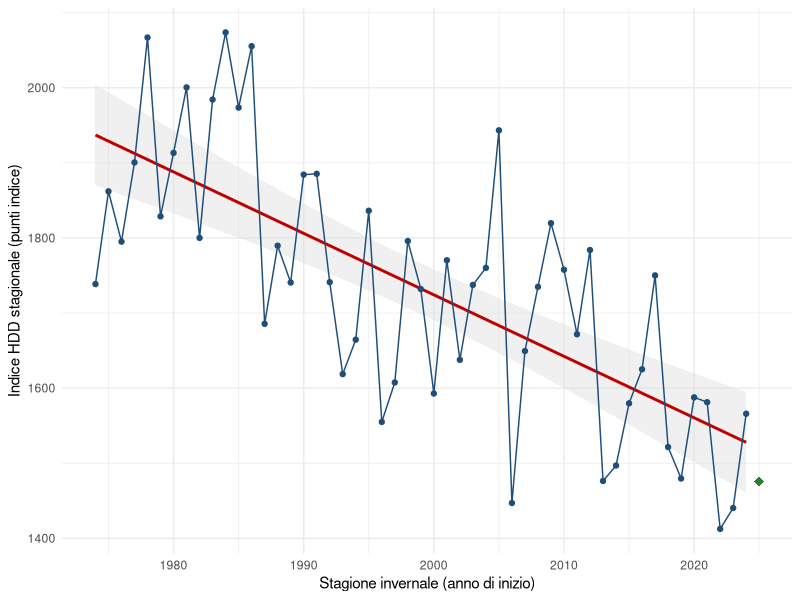

Reproduce this figure in R.
# 02 - Costruzione dell'indice HDD stagionale e analisi del trend
#
# Input:  risultati/temperatura_giornaliera.csv (prodotto dallo script 01)
# Output: risultati/indice_hdd.csv          (tutte le 52 stagioni)
#         risultati/indice_hdd_stima.csv    (51 stagioni, con serie senza trend)
#         risultati/livello_trend.csv       (livello previsto per il 2025/26 e suo errore)
#         risultati/02_indice_trend.txt
#         grafici/figura9_indice_hdd.png

# directory di lavoro: la cartella codice_R (vedi LEGGIMI)
library(ggplot2)

dati <- read.csv("risultati/temperatura_giornaliera.csv")
dati$date <- as.Date(dati$date)
anno <- as.numeric(format(dati$date, "%Y"))
mese <- as.numeric(format(dati$date, "%m"))

# gradi giorno di riscaldamento: di quanto la temperatura resta sotto i 18 gradi
dati$HDD <- pmax(18 - dati$DAT, 0)

# stagione invernale: novembre e dicembre appartengono alla stagione che inizia
# in quell'anno, gennaio-marzo alla stagione iniziata l'anno precedente
dati$stagione <- NA
dati$stagione[mese >= 11] <- anno[mese >= 11]
dati$stagione[mese <= 3] <- anno[mese <= 3] - 1
inverno <- subset(dati, !is.na(stagione))

# indice stagionale: somma degli HDD dal 1 novembre al 31 marzo
indice <- aggregate(HDD ~ stagione, data = inverno, FUN = sum)
conta_giorni <- aggregate(HDD ~ stagione, data = inverno, FUN = length)
indice$giorni <- conta_giorni$HDD

# tengo solo le stagioni complete (151 giorni, 152 negli anni bisestili):
# restano escluse la stagione 1973/74 (mancano novembre e dicembre 1973)
indice <- subset(indice, giorni >= 151)
write.csv(indice, "risultati/indice_hdd.csv", row.names = FALSE)

# 51 stagioni per la stima, la stagione 2025/26 per la verifica
stima <- subset(indice, stagione <= 2024)
verifica <- subset(indice, stagione == 2025)

# trend lineare dell'indice: t = 1 per la stagione 1974/75
stima$t <- stima$stagione - 1973
trend <- lm(HDD ~ t, data = stima)

# controllo: aggiungo un termine quadratico per vedere se il trend accelera
trend_quadratico <- lm(HDD ~ t + I(t^2), data = stima)

# controllo: autocorrelazione dei residui (le stagioni dovrebbero essere indipendenti)
autocorrelazione_residui <- acf(residuals(trend), lag.max = 1, plot = FALSE)$acf[2]

# livello previsto dalla retta per la stagione da valutare (2025/26, t = 52)
# e suo errore standard: misura quanto e incerta la posizione della retta
previsione <- predict(trend, newdata = data.frame(t = 52), se.fit = TRUE)
livello_2025 <- as.numeric(previsione$fit)
errore_livello <- as.numeric(previsione$se.fit)
write.csv(data.frame(livello = livello_2025, errore_standard = errore_livello),
          "risultati/livello_trend.csv", row.names = FALSE)

# rimozione del trend: ogni stagione conserva il suo scostamento dalla retta
# e viene riportata al livello previsto per il 2025/26
stima$HDD_detrend <- stima$HDD - fitted(trend) + livello_2025
write.csv(stima, "risultati/indice_hdd_stima.csv", row.names = FALSE)

descrivi <- function(x) {
  c(media = mean(x), dev_standard = sd(x), minimo = min(x), massimo = max(x),
    coeff_variazione = 100 * sd(x) / mean(x))
}

capture.output(
  cat("Stagioni complete:", nrow(indice), "| giorni per stagione:", unique(indice$giorni), "\n"),
  cat("Indice realizzato nella stagione 2025/26:", verifica$HDD, "\n\n"),
  cat("Indice osservato (51 stagioni):\n"), print(descrivi(stima$HDD)),
  cat("Stagione piu fredda:", stima$stagione[which.max(stima$HDD)],
      "| stagione piu mite:", stima$stagione[which.min(stima$HDD)], "\n"),
  cat("\nMedia prime 26 stagioni (1974/75-1999/00):", mean(stima$HDD[stima$stagione <= 1999]), "\n"),
  cat("Media ultime 25 stagioni (2000/01-2024/25):", mean(stima$HDD[stima$stagione >= 2000]), "\n"),
  cat("Media ultime 30 / 20 / 10 stagioni:", mean(tail(stima$HDD, 30)),
      mean(tail(stima$HDD, 20)), mean(tail(stima$HDD, 10)), "\n\n"),
  summary(trend),
  summary(trend_quadratico),
  cat("Autocorrelazione dei residui del trend (primo ritardo):", autocorrelazione_residui, "\n"),
  cat("Soglia approssimata al 95% (2/radice di 51):", 2 / sqrt(51), "\n\n"),
  cat("Livello previsto per il 2025/26:", livello_2025, "| errore standard:", errore_livello,
      "| intervallo al 95%:", livello_2025 - 1.96 * errore_livello, livello_2025 + 1.96 * errore_livello, "\n\n"),
  cat("Indice senza trend:\n"), print(descrivi(stima$HDD_detrend)),
  file = "risultati/02_indice_trend.txt"
)

# Figura 9: indice per stagione (blu), retta di tendenza (rosso),
# stagione di verifica 2025/26 (rombo verde)
grafico <- ggplot(stima, aes(x = stagione, y = HDD)) +
  geom_smooth(method = "lm", formula = y ~ x, colour = "#c00000", fill = "grey85") +
  geom_line(colour = "#1f4e79") +
  geom_point(colour = "#1f4e79", size = 1.5) +
  geom_point(data = verifica, aes(x = stagione, y = HDD), colour = "#2e7d32", size = 3, shape = 18) +
  labs(x = "Stagione invernale (anno di inizio)", y = "Indice HDD stagionale (punti indice)") +
  theme_minimal()

ggsave("grafici/figura9_indice_hdd.png", grafico, width = 18, height = 9, units = "cm", dpi = 300)
